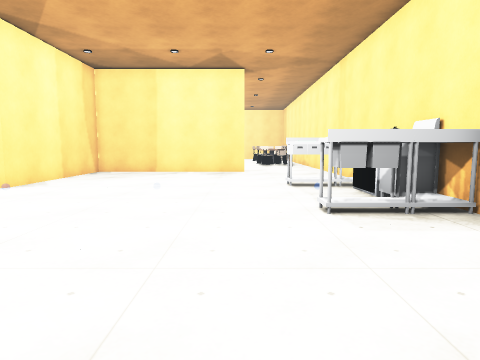
[1] (above)

18 first-person views from a walk through a Unity game level. The camera is 1.4 m above the floor, tilts 6° down and sees 75° across. The floor is counted in squares, 1 m on a side. Each view is taken from the middle of a square. On the plan, view 1 faces up. The plan holds only what a view shows up to about 14 squares ahead; the rest is blank. The place goes on beyond the plan. The player character is not drawn. Some surface patterns are stand-ins.

[2]
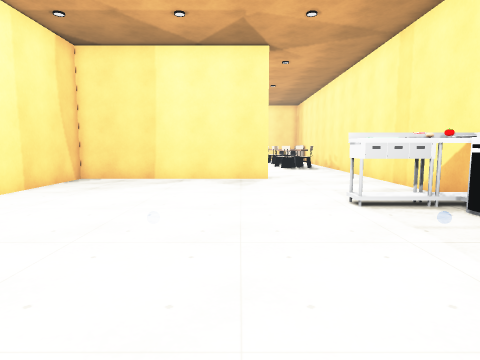

[3]
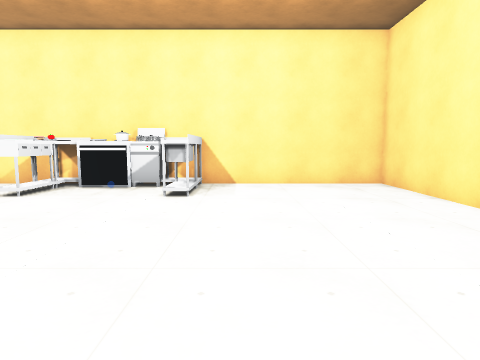

[4]
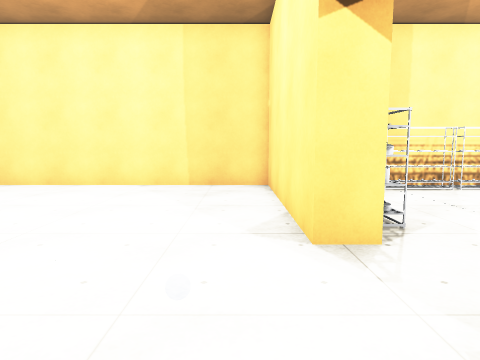

[5]
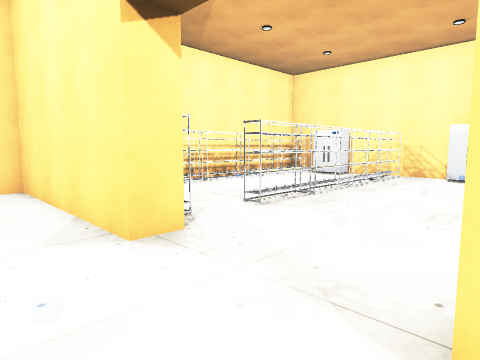

[6]
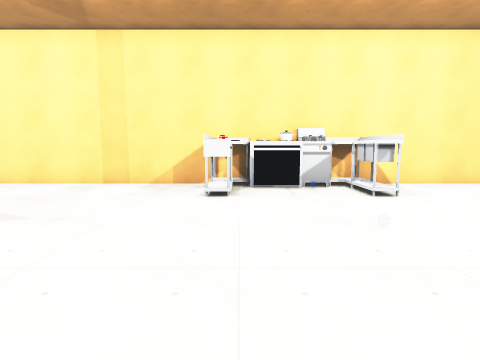

[7]
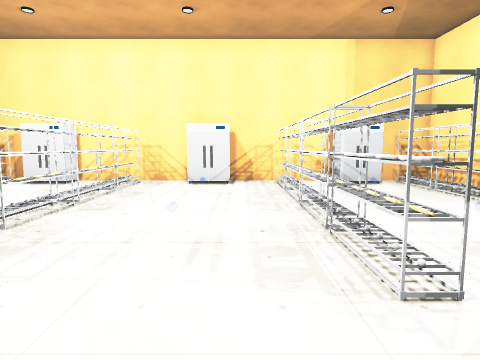

[8]
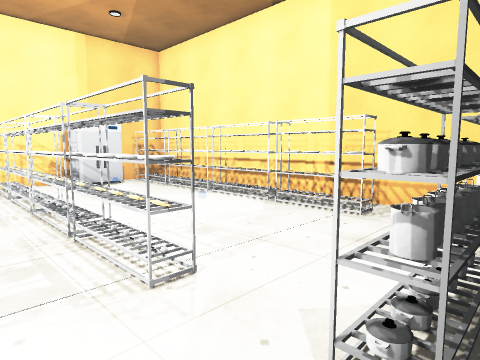

[9]
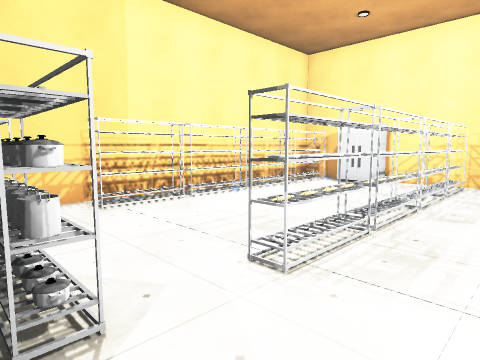

[10]
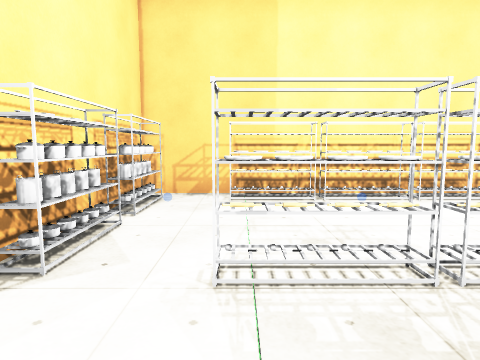

[11]
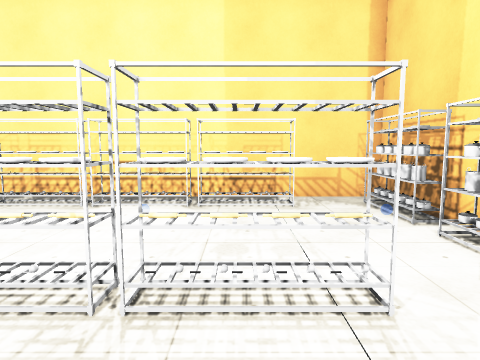

[12]
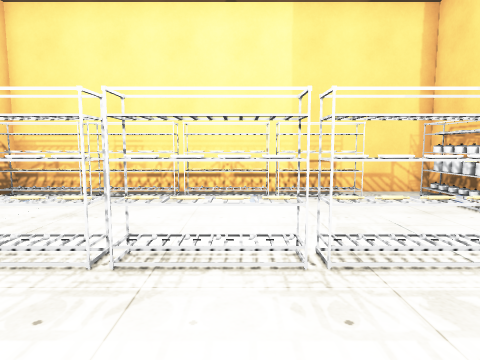

[13]
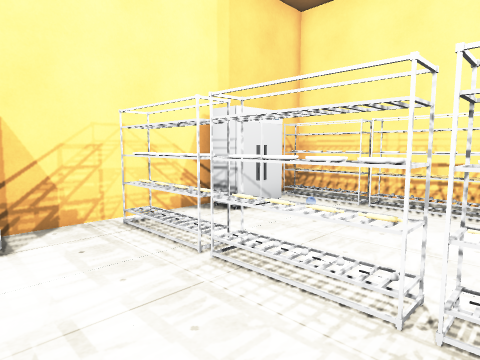

[14]
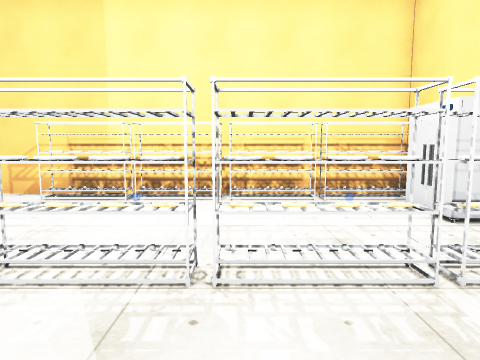

[15]
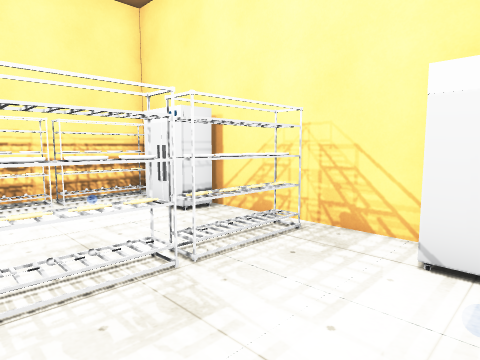

[16]
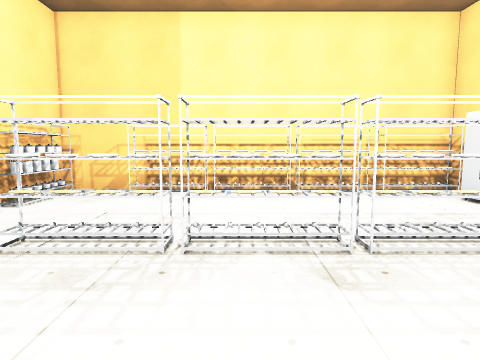

[17]
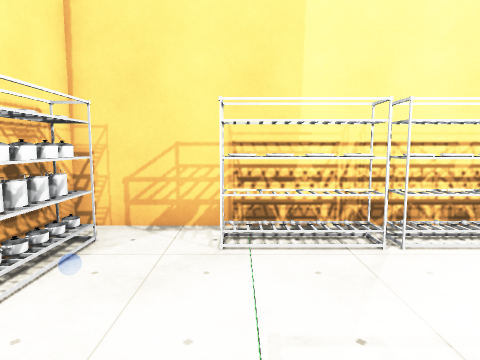

[18]
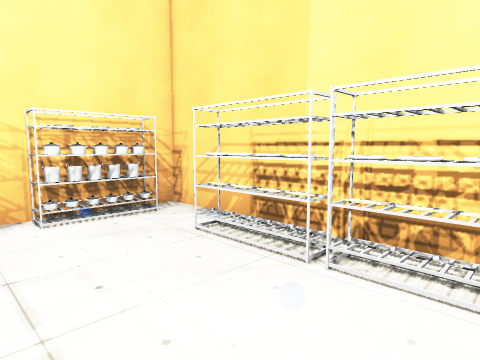

### Floor plan
Points are (right, up) in squares from view 1. A wall is a line through its corners. A room is listed if a view was taken in it or the views show most of it. See-through windows are left out.
Room 1 (views 1, 2, 3, 4, 5, 6)
walls: (5, 10.5) (5, 20.2); (-8.1, 6.6) (-8.1, -0.5) (5, -0.5) (5, 8); (0.4, 17.8) (-8.1, 17.8) (-8.1, 10.6)
ways out: opening at (-7.2, 8.5) to room 2
objects: other object (2, 7) to (4, 7); other object (2, 11) to (3, 12); other object (4, 8); other object (4, 9) to (5, 9); other object (4, 10) to (4, 11); other object (4, 12)
Room 2 (views 7, 8, 9, 10, 11, 12, 13, 14, 15, 16, 17, 18)
walls: (-8.5, 6.6) (-8.1, 6.6); (-21.5, 11.9) (-21.5, 11.4); (-21.5, 6) (-21.5, 5.4); (-22.1, 7.9) (-22.1, 2.9); (-16.6, 16.3) (-21.5, 16.3); (-11.6, 16.3) (-16.5, 16.3); (-22.1, 14.1) (-22.1, 9.5); (-16.5, 0.3) (-11.6, 0.3); (-21.5, 16.9) (-21.5, 16.2); (-21.5, 0.9) (-21.5, 0.3) (-16.6, 0.3); (-9.1, 17.8) (-22.1, 17.8) (-22.1, 15.9); (-22.1, 1) (-22.1, -0.5) (-9.1, -0.5) (-9.1, 0.6)
ways out: opening at (-7.2, 8.5) to room 1
objects: other object (-21, 1); other object (-21, 2) to (-21, 3); other object (-21, 6); other object (-21, 8) to (-21, 9); other object (-21, 12); other object (-21, 14) to (-21, 15); other object (-20, 1); other object (-20, 12); other object (-19, 1); other object (-19, 6); other object (-19, 12); other object (-18, 1); other object (-18, 6); other object (-18, 12); other object (-17, 1); other object (-17, 6); other object (-17, 12); other object (-16, 1); other object (-16, 6); other object (-16, 12); other object (-15, 1); other object (-15, 6); other object (-15, 12); other object (-14, 1); other object (-14, 6); other object (-14, 12); other object (-13, 1); other object (-13, 6); other object (-13, 12); other object (-12, 1); other object (-12, 6); other object (-12, 12); other object (-10, 1); other object (-10, 2); other object (-10, 4); other object (-10, 5); other object (-10, 12); other object (-10, 13); other object (-10, 15); other object (-10, 16); other object (-9, 1); other object (-9, 2); other object (-9, 3); other object (-9, 4); other object (-9, 5); other object (-9, 6); other object (-9, 12); other object (-9, 13); other object (-9, 14); other object (-9, 15); other object (-9, 16); other object (-9, 17)

Where each view was taken, in squares from view 1:
view 1: 0 up, 0 right, facing up
view 2: 4 up, 1 left, facing up
view 3: 5 up, 7 left, facing right
view 4: 11 up, 7 left, facing down
view 5: 11 up, 6 left, facing down-left
view 6: 11 up, 7 left, facing right
view 7: 10 up, 9 left, facing left
view 8: 10 up, 9 left, facing up-left
view 9: 8 up, 9 left, facing down-left
view 10: 9 up, 12 left, facing down
view 11: 9 up, 13 left, facing up
view 12: 8 up, 15 left, facing up
view 13: 9 up, 16 left, facing up-left
view 14: 9 up, 17 left, facing down
view 15: 9 up, 17 left, facing down-left
view 16: 10 up, 15 left, facing down
view 17: 5 up, 12 left, facing down
view 18: 4 up, 16 left, facing down-right
